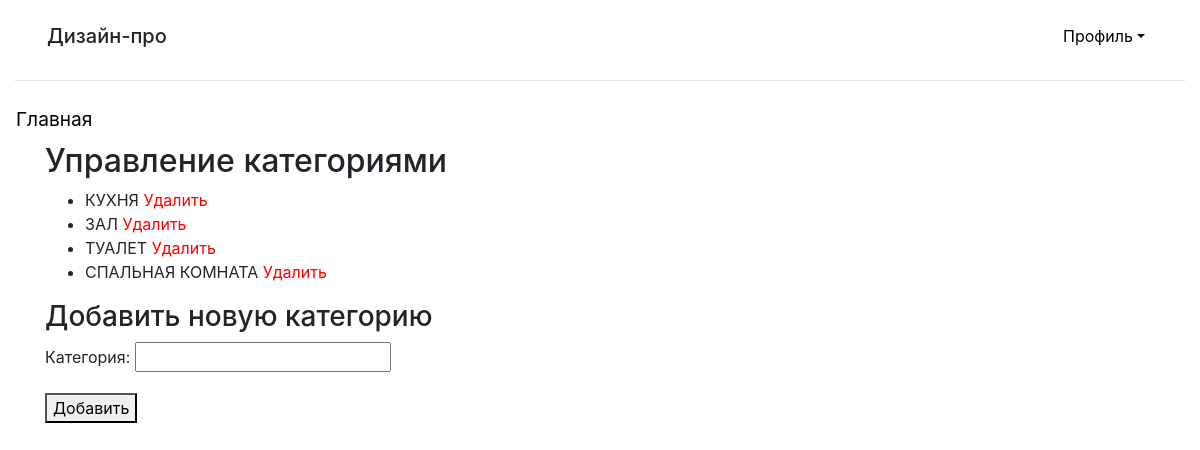
Page /manage_categories/ (signed in) on the earlier database version.
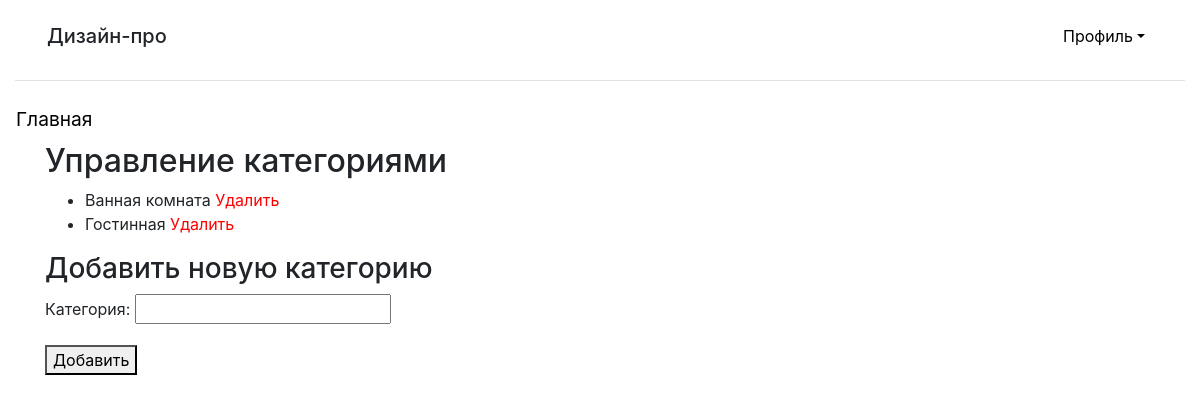
Same page on the later database version.
### main/models.py (models this page shows, shortened)
class Category(models.Model):
    name = models.CharField(max_length=100, verbose_name='Категория', unique=True)

### main/views.py (the view)
# urls.py: path('manage_categories/', views.manage_categories, name='manage_categories'),
@login_required
def manage_categories(request):
    if not request.user.is_staff:
        return redirect('main:index')
    categories = Category.objects.all()
    if request.method == 'POST':
        form = CategoryForm(request.POST)
        if form.is_valid():
            form.save()
            messages.success(request, 'Категория успешно добавлена.')
            return redirect('main:manage_categories')
    else:
        form = CategoryForm()
    return render(request, 'main/manage_categories.html', {'categories': categories, 'form': form})

### main/forms.py
class CategoryForm(forms.ModelForm):
    class Meta:
        model = Category
        fields = ['name']

### main/templates/main/manage_categories.html (shortened to what this page needs)
{% extends "layout/basic.html" %}
{% block content %}
<h2>Управление категориями</h2>
<ul>
    {% for category in categories %}
        <li>
            {{ category.name }}
            <a href="{% url 'main:delete_category' category.id %}" style="color: red;">Удалить</a>
        </li>
    {% endfor %}
</ul>
<h3>Добавить новую категорию</h3>
<form method="post">
    {{ form.as_p }}
    <button type="submit">Добавить</button>
</form>
{% endblock %}

Differences in the rows shown:
removed Category: name "ТУАЛЕТ"
removed Category: name "СПАЛЬНАЯ КОМНАТА"
changed Category: name "КУХНЯ" → "Ванная комната"
changed Category: name "ЗАЛ" → "Гостинная"
